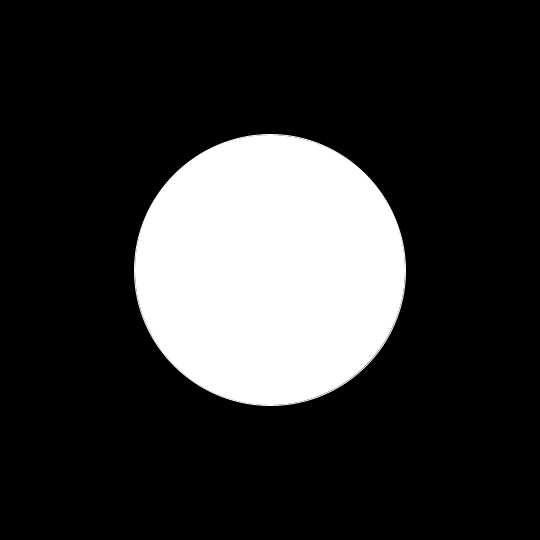
#> input picture Domain_Reduction/Initial_Designs/INIT_1-1.png, 540 x 540 px
$ python frame.py ../../../../../Domain_Reduction/Initial_Designs/INIT_1-1.png
#> lines starting #> are read from the running program, lines starting #| are printed output that depends on the picture; after the words box and inside, x2 and y2 are one past the last pixel; in counts of white or black regions, pixels touching at a corner belong together
import sys
from PIL import Image
import numpy as np
im = np.asarray(Image.open(sys.argv[1]).convert('RGB')).astype(int)
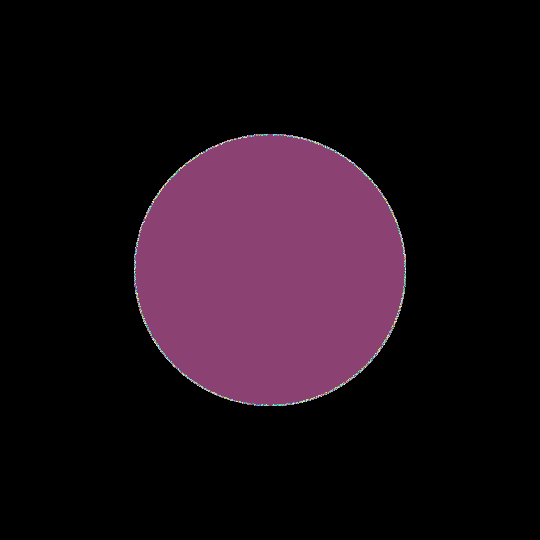
#> im: shape (540, 540, 3) int64; 245 distinct labels, from 0 to 255; one colour per label, 0 black
H,W,_ = im.shape
#> H = 540; W = 540
dark = (im.sum(axis=2) < 250)
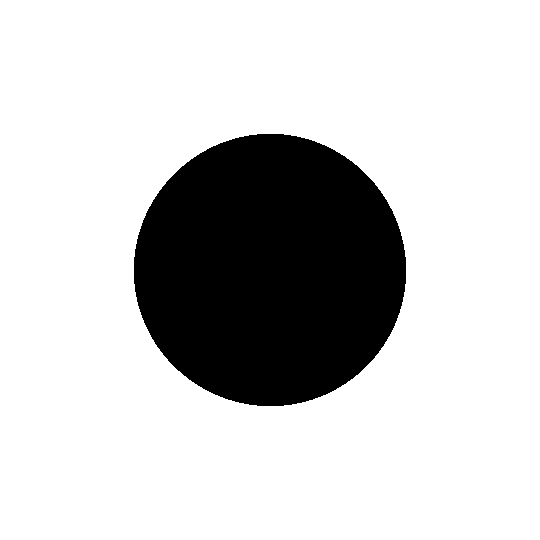
#> dark: shape (540, 540) bool; 80.1% white; 1 black region, box (x1, y1, x2, y2) and area: (134, 134, 406, 406) 58136
# long horizontal lines
rows = dark.sum(axis=1)
#> rows = 540 values, max 540 at index 0, min 268 at index 257, mean 432.3
cols = dark.sum(axis=0)
#> cols has the same summary as rows
print('size',W,H)
#| size 540 540
print('rows with >400 dark px:', [ (i,int(rows[i])) for i in range(H) if rows[i]>400])
#> (printed output is left out)
print('cols with >400 dark px:', [ (i,int(cols[i])) for i in range(W) if cols[i]>400])
#> (printed output is left out)
